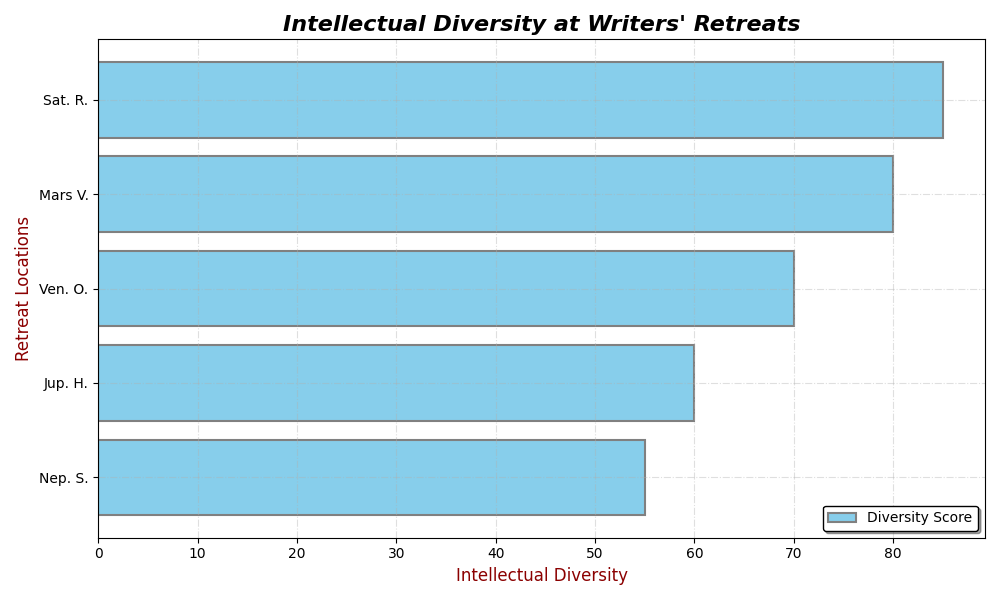

The Python source for this figure:
import matplotlib.pyplot as plt
import numpy as np

retreats = ['Mars V.', 'Jup. H.', 'Ven. O.', 'Sat. R.', 'Nep. S.']
intellectual_diversity = np.array([80, 60, 70, 85, 55])

sorted_indices = np.argsort(intellectual_diversity)
retreats_sorted = [retreats[i] for i in sorted_indices]
intellectual_diversity_sorted = intellectual_diversity[sorted_indices]

plt.figure(figsize=(10, 6))
plt.barh(retreats_sorted, intellectual_diversity_sorted, color='skyblue', edgecolor='gray', linestyle='-', linewidth=1.5)

plt.title("Intellectual Diversity at Writers' Retreats", fontsize=16, fontweight='bold', style='italic')
plt.xlabel('Intellectual Diversity', fontsize=12, color='darkred')
plt.ylabel('Retreat Locations', fontsize=12, color='darkred')

plt.grid(True, linestyle='-.', linewidth=0.8, alpha=0.4)

plt.legend(['Diversity Score'], loc='lower right', fontsize=10, frameon=True, shadow=True, edgecolor='black')

plt.tight_layout()

plt.show()
